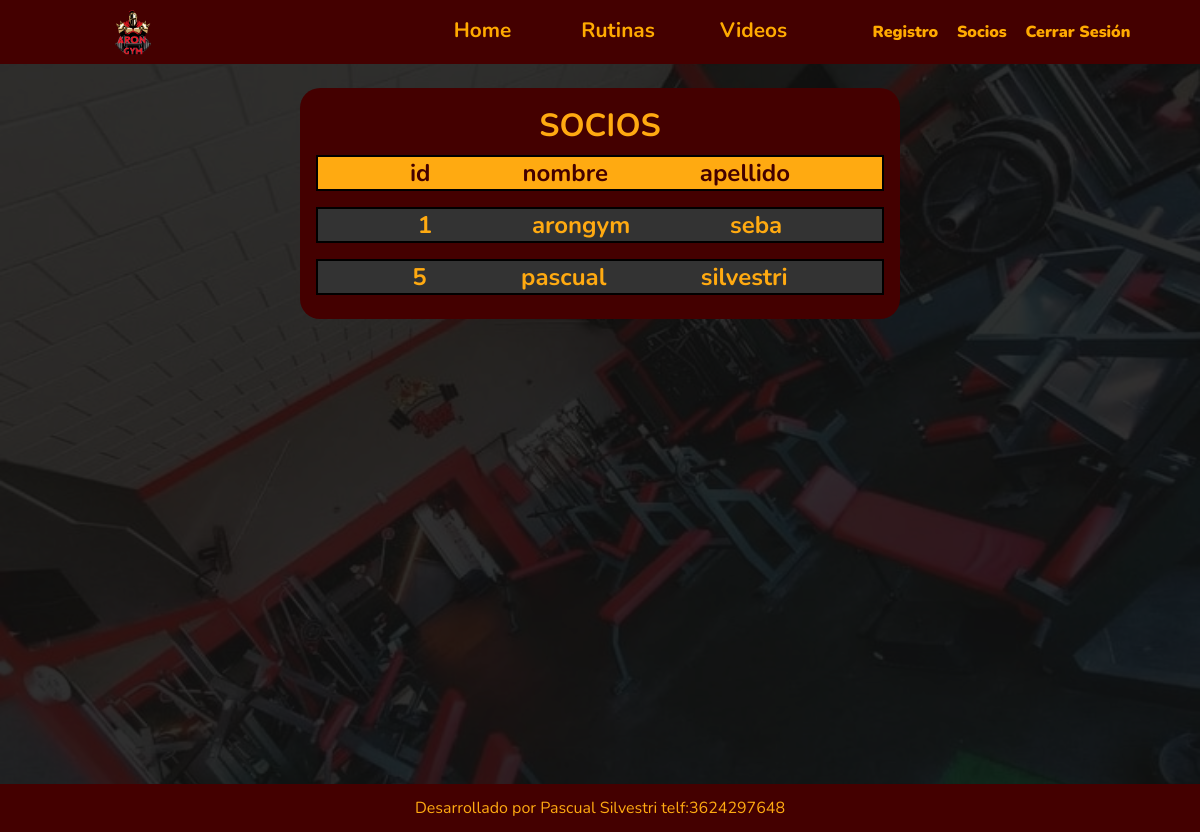
/Usuario/ (signed in), run on an earlier commit of the app's database.
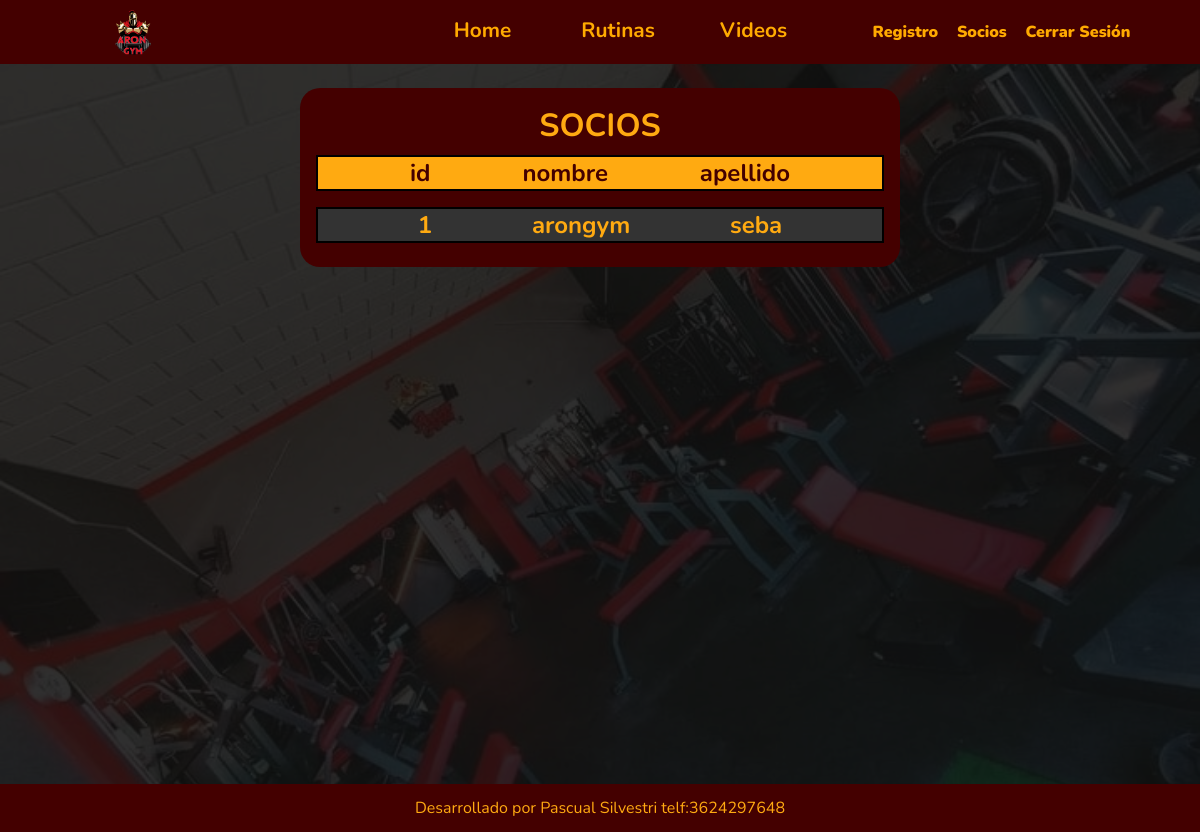
And on a later commit of the database.
### apps/usuarios/models.py (models this page shows)
class Usuario(AbstractUser):
    pass

### apps/usuarios/views.py (the view)
# urls.py: path('', views.usuario, name = 'usuarios'),
def usuario(request):
    usuario = Usuario.objects.all()
    context = {'usuario':usuario}
    return render(request,'usuarios/usuarios.html',context)

### templates/usuarios/usuarios.html (shortened to what this page needs)
{% extends 'base.html' %}
{% load static %}
{% block contenedor %}
{% if user.is_superuser %}
<main class='main_usuarios'>
    <div class="opacity"></div>
    <div class="contenedor_usuarios">
        <h1 class="titulo">
            SOCIOS
        </h1>
        <div class="row_titulo">
            <div class="cols_titulo">
                <h2>id</h2>
            </div>
            <div class="cols_titulo">
                <h2>nombre</h2>
            </div>
            <div class="cols_titulo">
                <h2>apellido</h2>
            </div>
        </div>
        {% for i in usuario %}
        <div class="row" id={{i.id}}>
            <div class="cols">
                <h2>{{i.id}}</h2>
            </div>
            <div class="cols">
                <h2>{{i.first_name}}</h2>
            </div>
            <div class="cols">
                <h2>{{i.last_name}}</h2>
            </div>
        </div>
        {% endfor %}
    </div>
</main>
{% endif %}
{% endblock %}

What changed in the data, as far as the page shows it:
removed Usuario: id "5", first_name "pascual", last_name "silvestri"
